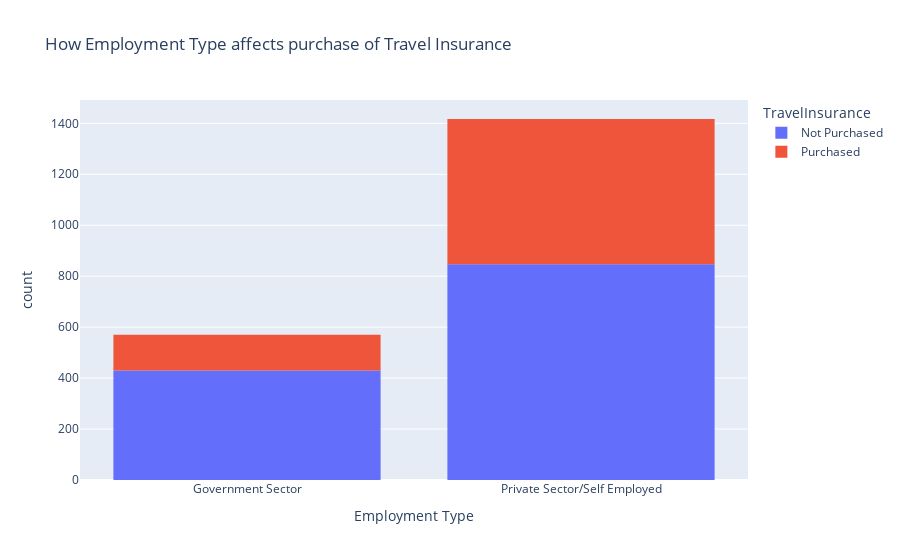

The code cell stored with this chart in its notebook:
### Code cell
fig=px.histogram(data, x='Employment Type', color='TravelInsurance', title='How Employment Type affects purchase of Travel Insurance')
fig.show()

### Figure 1 — Plotly figure (JSON) as saved in the notebook; plotly's stock layout.template omitted (floating-point values rounded to 4 significant figures; data arrays with more than 128 entries replaced by an {"elided": "..."} marker saying what was removed)
{"data": [{"alignmentgroup": "True", "bingroup": "x", "hovertemplate": "TravelInsurance=Not Purchased<br>Employment Type=%{x}<br>count=%{y}<extra></extra>", "legendgroup": "Not Purchased", "marker": {"color": "#636efa", "pattern": {"shape": ""}}, "name": "Not Purchased", "offsetgroup": "Not Purchased", "orientation": "v", "showlegend": true, "type": "histogram", "x": {"elided": "1277 str values"}, "xaxis": "x", "yaxis": "y"}, {"alignmentgroup": "True", "bingroup": "x", "hovertemplate": "TravelInsurance=Purchased<br>Employment Type=%{x}<br>count=%{y}<extra></extra>", "legendgroup": "Purchased", "marker": {"color": "#EF553B", "pattern": {"shape": ""}}, "name": "Purchased", "offsetgroup": "Purchased", "orientation": "v", "showlegend": true, "type": "histogram", "x": {"elided": "710 str values"}, "xaxis": "x", "yaxis": "y"}], "layout": {"barmode": "relative", "legend": {"title": {"text": "TravelInsurance"}, "tracegroupgap": 0}, "title": {"text": "How Employment Type affects purchase of Travel Insurance"}, "xaxis": {"anchor": "y", "domain": [0, 1], "title": {"text": "Employment Type"}}, "yaxis": {"anchor": "x", "domain": [0, 1], "title": {"text": "count"}}}}
